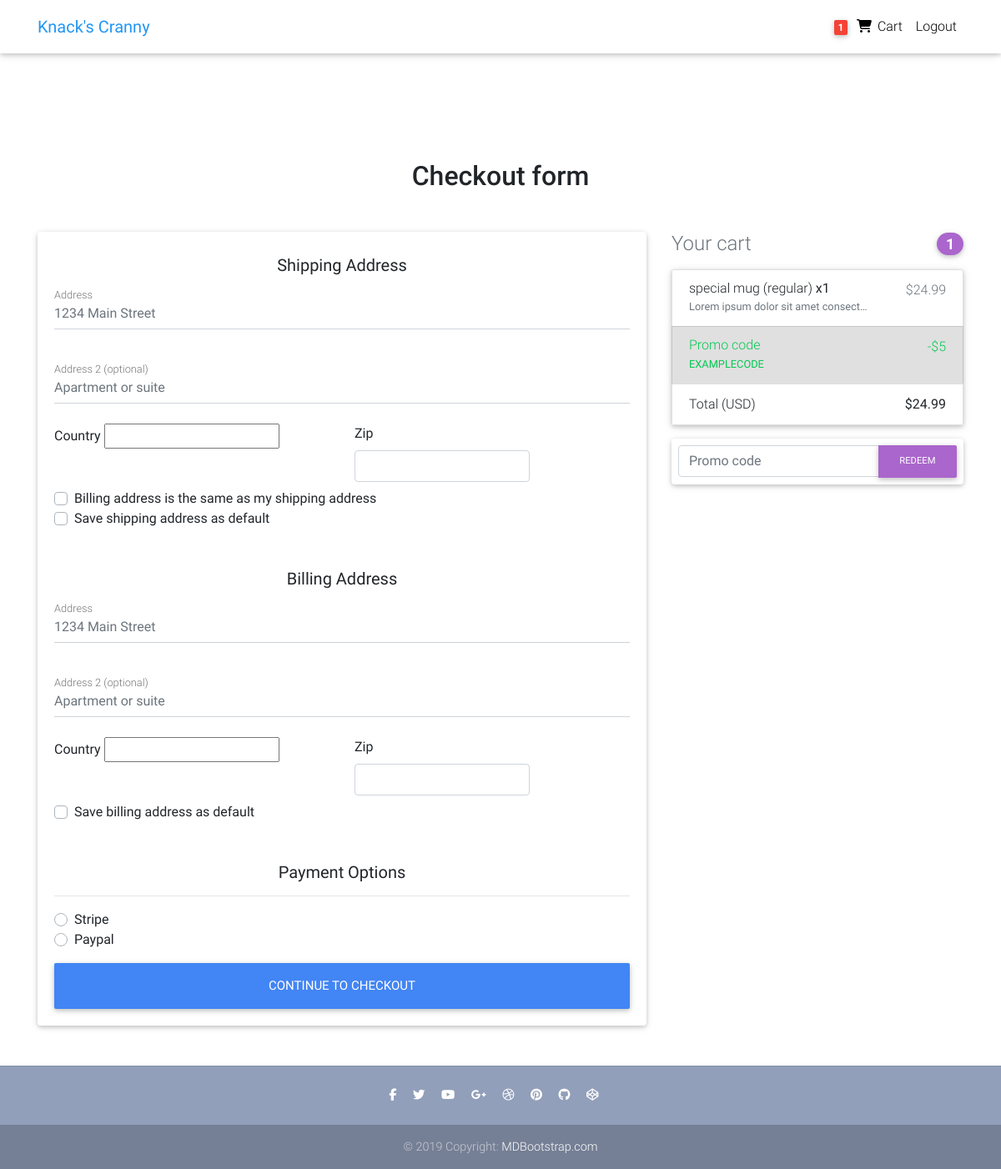
Before: /checkout/ (signed in) with the older database file.
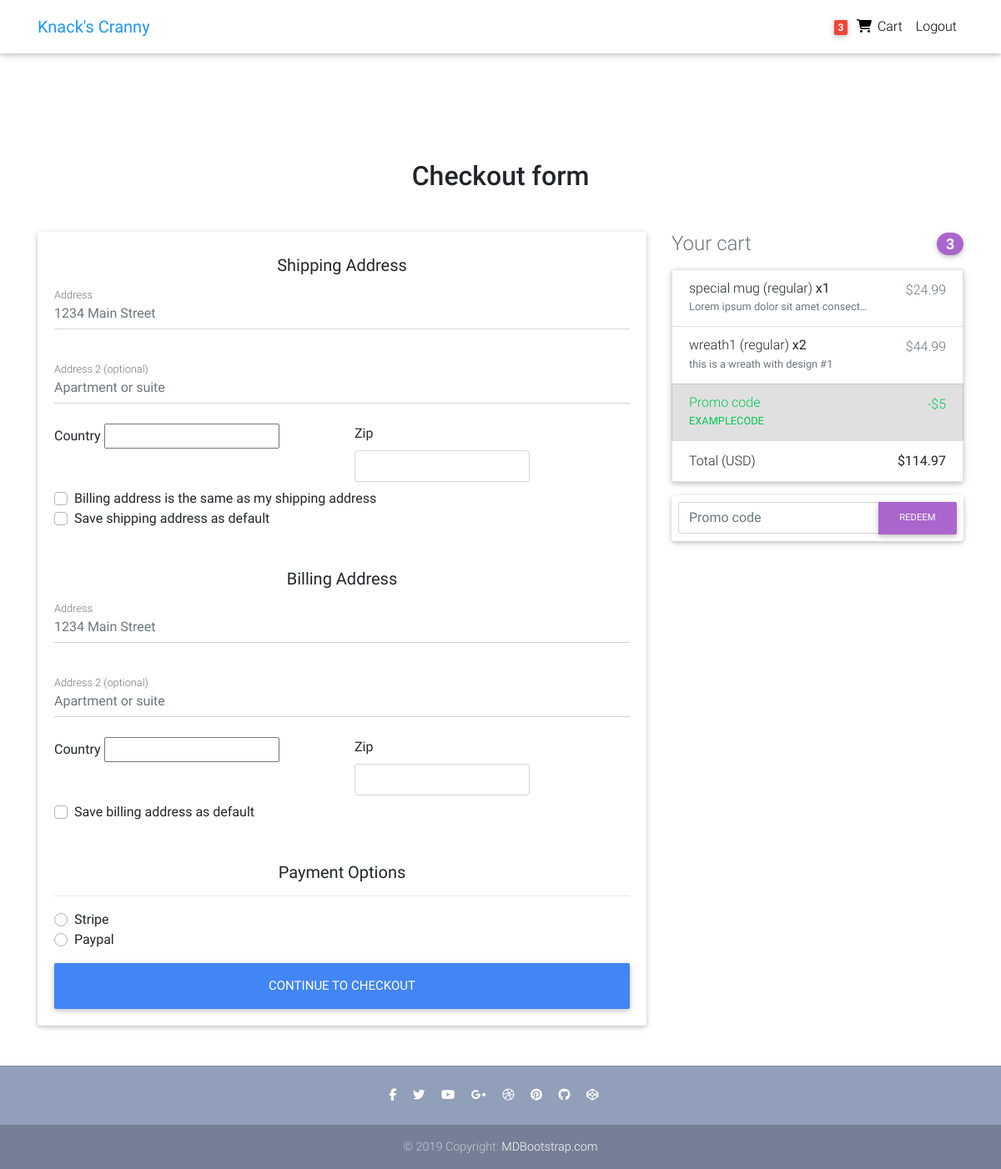
After: the same page with the newer database file.
### ecommerce/models.py (models this page shows, shortened)
class Order(models.Model):
    customer = models.ForeignKey(User, on_delete=models.SET_NULL, blank=True, null=True) # Create a Customer model from Dennis
    shipping_address = models.ForeignKey(Address, related_name='shipping_address', on_delete=models.SET_NULL, blank=True, null=True)
    billing_address = models.ForeignKey(Address, related_name='billing_address', on_delete=models.SET_NULL, blank=True, null=True)
    payment = models.ForeignKey(Payment, on_delete=models.SET_NULL, blank=True, null=True)
    date_added = models.DateTimeField(default=timezone.now)
    is_ordered = models.BooleanField(default=False)
    ordered_date = models.DateTimeField(blank=True, null=True) # add if ordered
    def __str__(self):
        return str(self.id) + '_' + self.customer.username
    @property
    def get_cart_total(self):
        order_items = self.orderitem_set.all()
        total = sum([item.get_total for item in order_items])
        return total
    @property
    def get_cart_items(self):
        order_items = self.orderitem_set.all()
        total = sum([item.quantity for item in order_items])
        return total

class OrderItem(models.Model):
    item = models.ForeignKey(Variation, on_delete=models.SET_NULL, blank=True, null=True)
    order = models.ForeignKey(Order, on_delete=models.SET_NULL, blank=True, null=True)
    quantity = models.IntegerField(default=0, blank=True, null=True)
    date_added = models.DateTimeField(default=timezone.now)
    def __str__(self):
        return self.item.alias
    @property
    def get_total(self):
        total = self.item.price * self.quantity
        return total

class Variation(models.Model):
    item = models.ForeignKey(Item, on_delete=models.CASCADE)
    name = models.CharField(max_length=100, default='regular')
    alias = models.CharField(max_length=150, blank=True, unique=True)
    price = models.DecimalField(max_digits=6, decimal_places=2, null=True, blank=True)
    price_discount = models.DecimalField(max_digits=6, decimal_places=2, null=True, blank=True)
    description = models.TextField(null=True, blank=True)
    inventory = models.PositiveIntegerField(default=0, blank=True)
    active = models.BooleanField(default=True)
    date_added = models.DateTimeField(default=timezone.now)
    date_updated = models.DateTimeField(default=timezone.now)

class Item(models.Model):
    name = models.CharField(max_length=100, unique=True)
    description = models.TextField()
    price = models.DecimalField(max_digits=6, decimal_places=2)
    price_discount = models.DecimalField(max_digits=6, decimal_places=2, null=True, blank=True)
    date_added = models.DateTimeField(default=timezone.now)
    date_updated = models.DateTimeField(default=timezone.now)
    image = models.ImageField(default=f'default.png', upload_to='item_pics')

### ecommerce/views.py (the view, shortened to what this page needs)
# urls.py: path('checkout/', views.checkout, name='checkout'),
def checkout(request):
    customer = request.user #request.user.customer in dennis
    order = Order.objects.filter(customer=customer, is_ordered=False).first()
    shipping_address = Address.objects.filter(customer=customer, address_type='S', default=True)
    billing_address = Address.objects.filter(customer=customer, address_type='B', default=True)
    if request.method == 'GET':
        form = CheckoutForm()
        if request.user.is_authenticated:
            customer = request.user #request.user.customer in dennis
            items = order.orderitem_set.all()
        else:
            items = []
            order = {'get_cart_total': 0, 'get_cart_items': 0}
        context = {
            'items': items,
            'order': order,
            'form': form,
            }
        if shipping_address.exists():
            context['shipping_address'] = shipping_address.first()
        if billing_address.exists():
            context['billing_address'] = billing_address.first()
        print(context)
        return render(request, 'ecommerce/checkout.html', context)

### ecommerce/templatetags/cart_items_count.py (called while the page is built)
@register.filter
def cart_items_count(user):
    if user.is_authenticated:
        order = Order.objects.filter(customer=user, is_ordered=False).first()
        return order.get_cart_items
    return 0

### ecommerce/templates/ecommerce/checkout.html (shortened to what the changed rows need)
{% extends "ecommerce/base.html" %}
{% block content %}
  <main class="mt-5 pt-4">
    <div class="container wow fadeIn">
      <h2 class="my-5 h2 text-center">Checkout form</h2>
      <div class="row">
        <div class="col-md-8 mb-4">
          <div class="card">
            <form class="card-body" method="POST">
              <div class="d-block my-3">
                {% for payment in form.payment_option %}
                <div class="custom-control custom-radio">
                    <label for="{{ payment.id_for_label }}" class="custom-control-label">
                        {{ payment.choice_label }}
                    </label>
                </div>
                {% endfor %}
              </div>
            </form>
          </div>
        </div>
        <div class="col-md-4 mb-4">
          <h4 class="d-flex justify-content-between align-items-center mb-3">
            <span class="text-muted">Your cart</span>
            <span class="badge badge-secondary badge-pill">{{ order.get_cart_items }}</span>
          </h4>
          <ul class="list-group mb-3 z-depth-1">
            {% for item in items %}
            <li class="list-group-item d-flex justify-content-between lh-condensed">
              <div>
                <h6 class="my-0">{{ item.item.item.name|truncatechars:20 }} ({{ item.item.name }}) <strong>x{{ item.quantity }}</strong></h6>
                <small class="text-muted">{{ item.item.description|truncatechars:35  }}</small>
              </div>
              <span class="text-muted">${{ item.item.price }}</span>
            </li>
            {% endfor %}
            <li class="list-group-item d-flex justify-content-between">
              <span>Total (USD)</span>
              <strong>${{ order.get_cart_total }}</strong>
            </li>
          </ul>
        </div>
      </div>
    </div>
  </main>
{% endblock content %}

### ecommerce/templates/ecommerce/navbar.html (shortened to what this page needs)
{% load cart_items_count %}
<nav class="navbar fixed-top navbar-expand-lg navbar-light white scrolling-navbar">
    <div class="container">
      <a class="navbar-brand waves-effect" href="/">
        <strong class="blue-text">Knack's Cranny</strong>
      </a>
      <div class="collapse navbar-collapse" id="navbarSupportedContent">
        <ul class="navbar-nav nav-flex-icons">
          {% if request.user.is_authenticated %}
          <li class="nav-item">
            <a href="{% url 'ecommerce:cart' %}" class="nav-link waves-effect">
              <span class="badge red z-depth-1 mr-1"> {{ request.user|cart_items_count }} </span>
              <i class="fas fa-shopping-cart"></i>
              <span class="clearfix d-none d-sm-inline-block"> Cart </span>
            </a>
          </li>
          <li class="nav-item">
            <a class="nav-link waves-effect" href="#">
              <span class="clearfix d-none d-sm-inline-block"> Logout </span>
            </a>
          </li>
          {% endif %}
        </ul>
      </div>
    </div>
  </nav>

Changed rows visible on the page:
removed Order: get_cart_items "1", get_cart_total "24.99"
added Order: get_cart_items "3", get_cart_total "114.97"
added OrderItem: item.item.name "wreath1", item.name "regular", quantity "2", item.description "this is a wreath with design #1", item.price "44.99"
Other visible differences:
{{ request.user|cart_items_count }}: "1" → "3"
